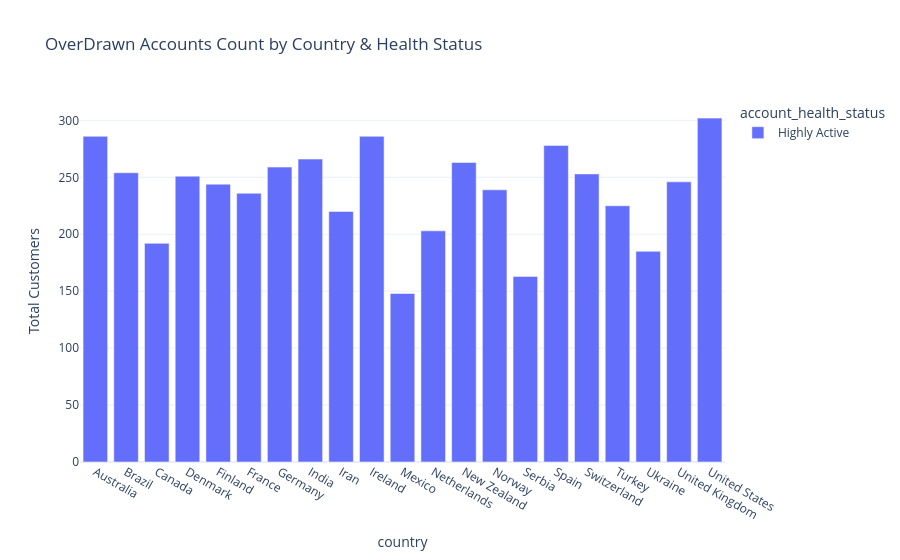

Source (notebook cell):
### Code cell
flag_risk = px.bar(
    risk_summary,
    x='country',
    y='user_id',
    color='account_health_status',
    title= 'OverDrawn Accounts Count by Country & Health Status',
    barmode= 'group',
    labels={'user_id': 'Total Customers'},
    template='plotly_white'
)
flag_risk.show()

### Figure 1 — Plotly figure (JSON) as saved in the notebook; plotly's stock layout.template omitted (floating-point values rounded to 4 significant figures)
{"data": [{"alignmentgroup": "True", "hovertemplate": "account_health_status=Highly Active<br>country=%{x}<br>Total Customers=%{y}<extra></extra>", "legendgroup": "Highly Active", "marker": {"color": "#636efa", "pattern": {"shape": ""}}, "name": "Highly Active", "offsetgroup": "Highly Active", "orientation": "v", "showlegend": true, "textposition": "auto", "type": "bar", "x": ["Australia", "Brazil", "Canada", "Denmark", "Finland", "France", "Germany", "India", "Iran", "Ireland", "Mexico", "Netherlands", "New Zealand", "Norway", "Serbia", "Spain", "Switzerland", "Turkey", "Ukraine", "United Kingdom", "United States"], "xaxis": "x", "y": [286, 254, 192, 251, 244, 236, 259, 266, 220, 286, 148, 203, 263, 239, 163, 278, 253, 225, 185, 246, 302], "yaxis": "y"}], "layout": {"barmode": "group", "legend": {"title": {"text": "account_health_status"}, "tracegroupgap": 0}, "title": {"text": "OverDrawn Accounts Count by Country & Health Status"}, "xaxis": {"anchor": "y", "domain": [0, 1], "title": {"text": "country"}}, "yaxis": {"anchor": "x", "domain": [0, 1], "title": {"text": "Total Customers"}}}}
